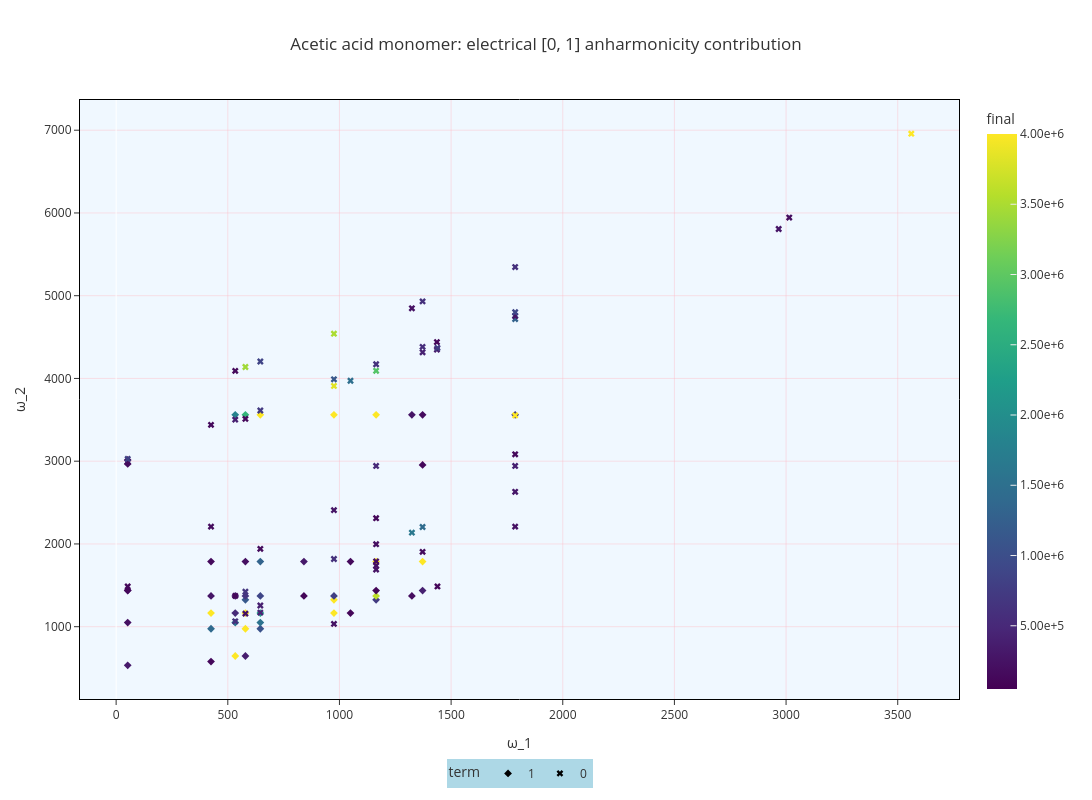

The cell this chart's notebook holds for it:
### Code cell
terms_selection = [0, 1], []
# omega1 = [1164., 1175., 1186., 1314., 1324., 1334., 1362., 1372., 1382., 1776., 1786., 1796.]
# omega2 = [1736., 1746., 1757., 1975., 1986., 1997., 2295., 2301., 2311., 2323., 2931., 2942., 2952., 3073., 3083., 3093.]

datain = data_vault.make_DatainputDict('gaussian', ('ACAC', 'B3LYP', 'cc_pVQZ'), '') # wilson_root
vib_levels_harmonic = False
rec_cm = True

computedSpectrum = Spectrum2D(omega1, omega2, input_data_info=datain, vib_levels_harmonic=vib_levels_harmonic)
computedSpectrum.load_data(GaussianDataParser)
computedSpectrum.setSpectrumSettings(Gamma_rc=10., diag_margin_rc=10.)
computedSpectrum.addTerms(*terms_selection)
# computedSpectrum.exclude_modes([34, 35, 36, 37, 38, 39, 40, 41])

dfs4terms_el, dfs4terms_mech = analysis.get_resonances_DF(computedSpectrum, rec_cm=rec_cm,
                                                          vib_levels_harmonic=vib_levels_harmonic)
formatted_df2 = analyse_electrical_resonances(dfs4terms_el)

result_later, power = compile_df4plot(formatted_df2)
figtitle = f'Acetic acid monomer: electrical {terms_selection[0]} anharmonicity contribution'

plot1Fig_plotly(result_later, figtitle)
